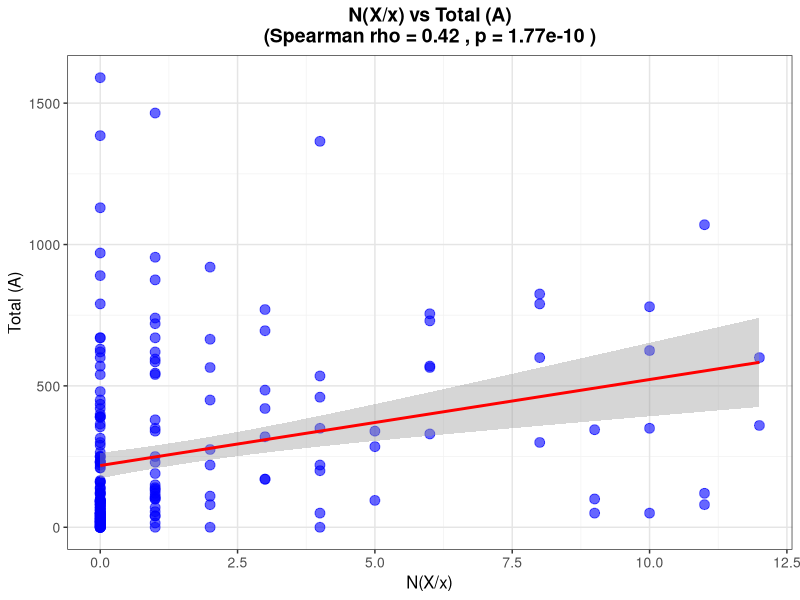
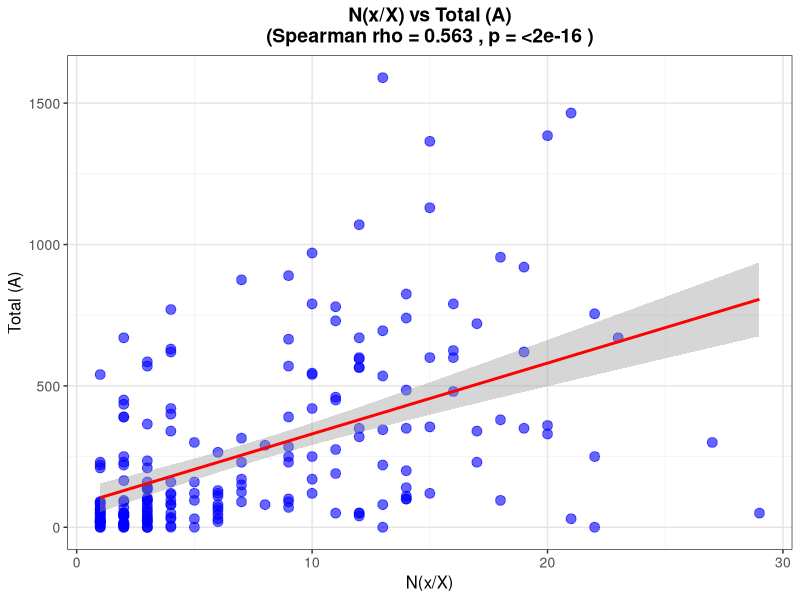
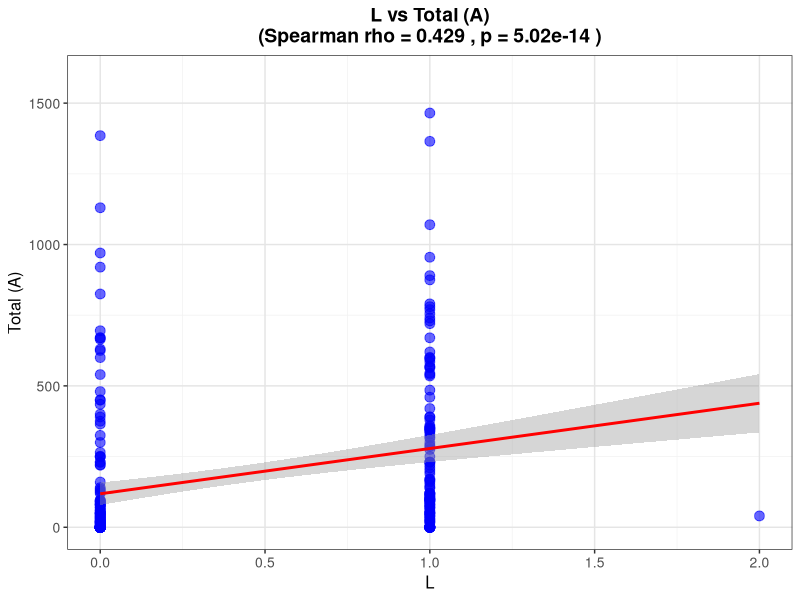

R code for these plots, in order:
# Load required libraries
library(ggplot2)
library(readr)

# Read the CSV file
data <- read.csv2("Test.csv")

# Perform Spearman correlation test for Total (A) vs N(X/x)
spearman_totalA_nx <- cor.test(data$Total..A., data$N.X.x., method="spearman", exact=FALSE)

# Print Spearman correlation results for Total (A) vs N(X/x)
cat("\nSpearman Correlation Results (Total (A) vs N(X/x)):\n")
cat("rho:", spearman_totalA_nx$estimate, "\n")
cat("p-value:", spearman_totalA_nx$p.value, "\n\n")

# Create scatter plot with regression line for Total (A) vs N(X/x)
p_totalA_nx <- ggplot(data, aes(x = N.X.x., y = Total..A.)) +
  geom_point(alpha = 0.6, color = "blue", size = 3) +
  geom_smooth(method = "lm", color = "red", se = TRUE) +
  theme_bw() +
  labs(title = paste("N(X/x) vs Total (A)\n(Spearman rho =", 
                    round(spearman_totalA_nx$estimate, 3),
                    ", p =", format.pval(spearman_totalA_nx$p.value, digits = 3), ")"),
       x = "N(X/x)",
       y = "Total (A)") +
  theme(plot.title = element_text(hjust = 0.5, size = 14, face = "bold"),
        axis.title = element_text(size = 12),
        axis.text = element_text(size = 10),
        panel.background = element_rect(fill = "white"),
        panel.grid.major = element_line(color = "gray90"),
        panel.grid.minor = element_line(color = "gray95"))

# Save the plot
ggsave("Karl/spearman_totalA_nx_regression.png", p_totalA_nx, width = 10, height = 8, dpi = 300)

# Perform Spearman correlation test for Total (A) vs N(x/X)
spearman_totalA_nxx <- cor.test(data$Total..A., data$`N..x.X.`, method="spearman", exact=FALSE)

# Print Spearman correlation results for Total (A) vs N(x/X)
cat("\nSpearman Correlation Results (Total (A) vs N(x/X)):\n")
cat("rho:", spearman_totalA_nxx$estimate, "\n")
cat("p-value:", spearman_totalA_nxx$p.value, "\n\n")

# Create scatter plot with regression line for Total (A) vs N(x/X)
p_totalA_nxx <- ggplot(data, aes(x = `N..x.X.`, y = Total..A.)) +
  geom_point(alpha = 0.6, color = "blue", size = 3) +
  geom_smooth(method = "lm", color = "red", se = TRUE) +
  theme_bw() +
  labs(title = paste("N(x/X) vs Total (A)\n(Spearman rho =", 
                    round(spearman_totalA_nxx$estimate, 3),
                    ", p =", format.pval(spearman_totalA_nxx$p.value, digits = 3), ")"),
       x = "N(x/X)",
       y = "Total (A)") +
  theme(plot.title = element_text(hjust = 0.5, size = 14, face = "bold"),
        axis.title = element_text(size = 12),
        axis.text = element_text(size = 10),
        panel.background = element_rect(fill = "white"),
        panel.grid.major = element_line(color = "gray90"),
        panel.grid.minor = element_line(color = "gray95"))

# Save the plot
ggsave("Karl/spearman_totalA_nxx_regression.png", p_totalA_nxx, width = 10, height = 8, dpi = 300)

# Perform Spearman correlation test for Total (A) vs L
spearman_totalA_l <- cor.test(data$Total..A., data$L, method="spearman", exact=FALSE)

# Print Spearman correlation results for Total (A) vs L
cat("\nSpearman Correlation Results (Total (A) vs L):\n")
cat("rho:", spearman_totalA_l$estimate, "\n")
cat("p-value:", spearman_totalA_l$p.value, "\n\n")

# Create scatter plot with regression line for Total (A) vs L
p_totalA_l <- ggplot(data, aes(x = L, y = Total..A.)) +
  geom_point(alpha = 0.6, color = "blue", size = 3) +
  geom_smooth(method = "lm", color = "red", se = TRUE) +
  theme_bw() +
  labs(title = paste("L vs Total (A)\n(Spearman rho =", 
                    round(spearman_totalA_l$estimate, 3),
                    ", p =", format.pval(spearman_totalA_l$p.value, digits = 3), ")"),
       x = "L",
       y = "Total (A)") +
  theme(plot.title = element_text(hjust = 0.5, size = 14, face = "bold"),
        axis.title = element_text(size = 12),
        axis.text = element_text(size = 10),
        panel.background = element_rect(fill = "white"),
        panel.grid.major = element_line(color = "gray90"),
        panel.grid.minor = element_line(color = "gray95"))

# Save the plot
ggsave("Karl/spearman_totalA_l_regression.png", p_totalA_l, width = 10, height = 8, dpi = 300) 